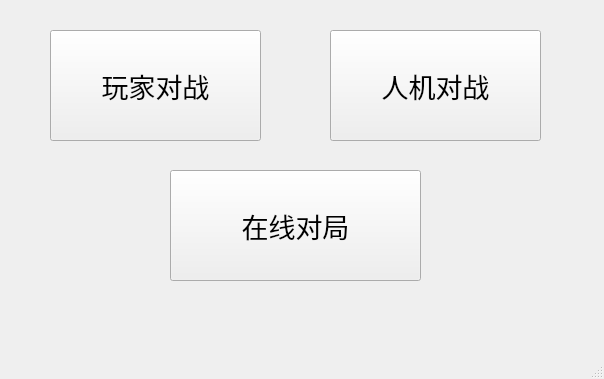
<?xml version="1.0" encoding="UTF-8"?>
<ui version="4.0">
 <class>MainWindow</class>
 <widget class="QMainWindow" name="MainWindow">
  <property name="geometry">
   <rect>
    <x>0</x>
    <y>0</y>
    <width>604</width>
    <height>379</height>
   </rect>
  </property>
  <property name="windowTitle">
   <string>MainWindow</string>
  </property>
  <widget class="QWidget" name="centralwidget">
   <widget class="QPushButton" name="pb_online">
    <property name="geometry">
     <rect>
      <x>170</x>
      <y>170</y>
      <width>251</width>
      <height>111</height>
     </rect>
    </property>
    <property name="font">
     <font>
      <pointsize>20</pointsize>
     </font>
    </property>
    <property name="text">
     <string>在线对局</string>
    </property>
   </widget>
   <widget class="QPushButton" name="pb_pvp">
    <property name="geometry">
     <rect>
      <x>50</x>
      <y>30</y>
      <width>211</width>
      <height>111</height>
     </rect>
    </property>
    <property name="font">
     <font>
      <pointsize>20</pointsize>
     </font>
    </property>
    <property name="text">
     <string>玩家对战</string>
    </property>
   </widget>
   <widget class="QPushButton" name="pb_pve">
    <property name="geometry">
     <rect>
      <x>330</x>
      <y>30</y>
      <width>211</width>
      <height>111</height>
     </rect>
    </property>
    <property name="font">
     <font>
      <pointsize>20</pointsize>
     </font>
    </property>
    <property name="text">
     <string>人机对战</string>
    </property>
   </widget>
  </widget>
  <widget class="QMenuBar" name="menubar">
   <property name="geometry">
    <rect>
     <x>0</x>
     <y>0</y>
     <width>604</width>
     <height>17</height>
    </rect>
   </property>
  </widget>
  <widget class="QStatusBar" name="statusbar"/>
 </widget>
 <resources/>
 <connections/>
</ui>
